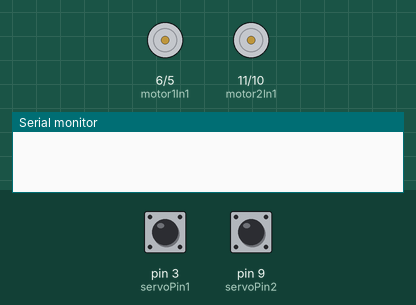
Simulated run of this sketch. Board: Arduino Uno, built with avr-gcc and run on an emulated ATmega328P. On the bench: motor-driver pin pairs drawn as motors (green arrow = first pin HIGH = forward, orange = second pin HIGH = backward, longer = more drive), the last lines printed to the serial monitor. The test bench sets the inputs (shaded band); at power-on: pin 3 (servoPin1) LOW, pin 9 (servoPin2) LOW.

Above: at 1.2 s.
1.3 s: pin 3 (servoPin1) pulsed HIGH 5 times (0.12 s each, 0.3 s apart)
At 2.3 s:
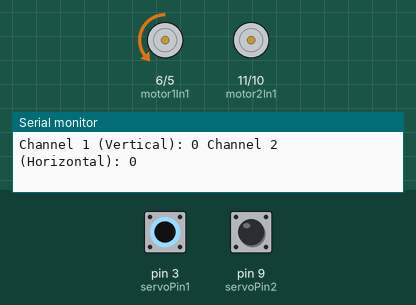
At 4.0 s:
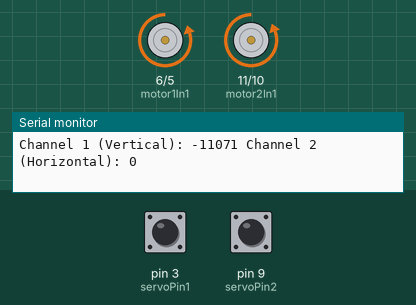
5.8 s: pin 9 (servoPin2) pulsed HIGH 5 times (0.12 s each, 0.3 s apart)
At 7.7 s:
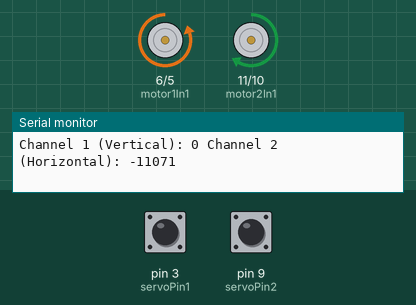
Timing chart, 0 to 10.0 s (numbered marks = the images above; inputs shaded):
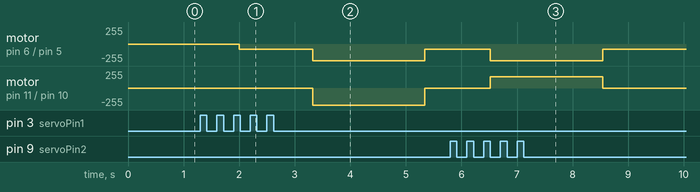

Measured:
- after the input at 1.3 s, motor on pin 11 (motor2In1) / pin 10 (motor2In2): stopped → backward 255/255 after 2.0 s, → stopped 2.0 s later
- after the input at 5.8 s, motor on pin 6 (motor1In1) / pin 5 (motor1In2): backward 82/255 → backward 251/255 after 0.72 s, → backward 82/255 2.0 s later; motor on pin 11 (motor2In1) / pin 10 (motor2In2): stopped → forward 169/255 after 0.72 s, → stopped 2.0 s later

The sketch:

Minitaur.ino
```cpp
// Pines para el receptor y el controlador de motores
const int servoPin1 = 3; // Canal 1 del receptor
const int servoPin2 = 9; // Canal 2 del receptor

// Pines del controlador de motores L9110S
const int motor1In1 = 6; // Entrada 1 del Motor 1
const int motor1In2 = 5; // Entrada 2 del Motor 1
const int motor2In1 = 11; // Entrada 1 del Motor 2
const int motor2In2 = 10; // Entrada 2 del Motor 2

// Variables para almacenar los valores de los canales
int channel1Value = 0; // Vertical (avanzar/reversa)
int channel2Value = 0; // Horizontal (giro)

void setup() {
  // Inicializar los pines del controlador de motores
  pinMode(motor1In1, OUTPUT);
  pinMode(motor1In2, OUTPUT);
  pinMode(motor2In1, OUTPUT);
  pinMode(motor2In2, OUTPUT);

  // Configuración del receptor
  pinMode(servoPin1, INPUT);
  pinMode(servoPin2, INPUT);

  // Configuración del puerto serial para depuración
  Serial.begin(9600);
}

void loop() {
  // Leer los valores de los canales del receptor
  channel1Value = pulseIn(servoPin1, HIGH); // Lectura del canal 1 en microsegundos
  channel2Value = pulseIn(servoPin2, HIGH); // Lectura del canal 2 en microsegundos

  // Mapea los valores del canal (suponiendo que el rango es 1000-2000 us)
  int forwardSpeed = map(channel1Value, 950, 2050, -250, 250); // Movimiento adelante/reversa
  int turnSpeed = map(channel2Value, 950, 2050, -250, 250); // Giro

  // Controlar el Motor 1 y Motor 2
  int motor1Speed = forwardSpeed + turnSpeed; // Combinación para dirección y velocidad
  int motor2Speed = forwardSpeed - turnSpeed; // Combinación para dirección y velocidad

  // Ajustar los valores de los motores
  if (motor1Speed > 0) {
    analogWrite(motor1In1, motor1Speed);
    digitalWrite(motor1In2, LOW);
  } else {
    analogWrite(motor1In2, -motor1Speed);
    digitalWrite(motor1In1, LOW);
  }

  if (motor2Speed > 0) {
    analogWrite(motor2In1, motor2Speed);
    digitalWrite(motor2In2, LOW);
  } else {
    analogWrite(motor2In2, -motor2Speed);
    digitalWrite(motor2In1, LOW);
  }

  // Depuración en el puerto serial
  Serial.print("Channel 1 (Vertical): ");
  Serial.print(channel1Value);
  Serial.print(" Channel 2 (Horizontal): ");
  Serial.println(channel2Value);

  // Pequeña pausa
  delay(20);
}
```
